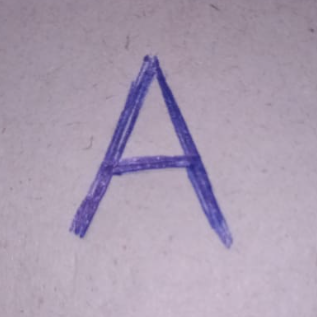
#> input picture Images/A.png, 317 x 317 px, found by its file name
$ jupyter execute --allow-errors 'Image to pixel1.ipynb'   (older library calls are emulated)
#> lines starting #> are read from the running program, lines starting #| are printed output that depends on the picture
## Creating png into pixels

[cell 1]
from PIL import Image
import numpy as np

# Function to convert a PNG image to a pixel array
def png_image_to_pixel_array(image_path, size=(28, 28)):
    # Open the image file
#> called with image_path = 'A.png', size = (28, 28)
    with Image.open(image_path) as image:
        # Convert the image to grayscale ('L' stands for luminance)
#> image is the input picture: PIL image 317x317 RGBA; mean R, G, B, A 170, 156.7, 176.3, 255
        image = image.convert('L')
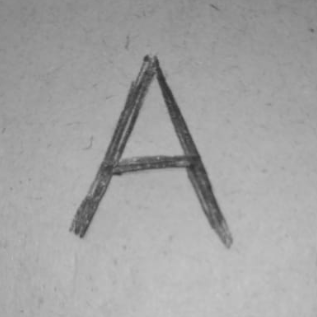
#> image: PIL image 317x317 L; min 49, max 199, mean 162.9
        # Resize the image to the specified size
        image = image.resize(size, Image.ANTIALIAS)
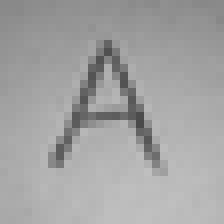
#> image: PIL image 28x28 L (shown 8 times larger); min 74, max 191, mean 162.9
        # Convert the image to a numpy array
        pixel_array = np.array(image)
        # Normalize the pixel array to the range [0, 1] if necessary
        pixel_array = pixel_array / 255.0
#> pass 2 of the loop `for i,j in enumerate(capitals_paths):`:
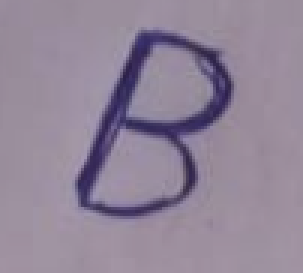
#> input picture Images/B.png, 101 x 91 px, found by its file name (shown 3 times larger)
#> in png_image_to_pixel_array, image is the input picture: PIL image 101x91 RGBA; mean R, G, B, A 146, 133.5, 152.5, 255
#> in png_image_to_pixel_array (call 2), `image = image.convert('L')`:
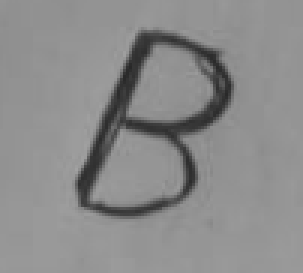
#> image: PIL image 101x91 L (shown 3 times larger); min 40, max 162, mean 139.3
#> in png_image_to_pixel_array (call 2), `image = image.resize(size, Image.ANTIALIAS)`:
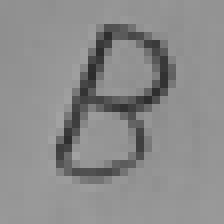
#> image: PIL image 28x28 L (shown 8 times larger); min 44, max 162, mean 139.4
#> pass 3 of the loop `for i,j in enumerate(capitals_paths):`:
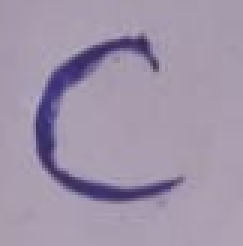
#> input picture Images/C.png, 81 x 82 px, found by its file name (shown 3 times larger)
#> in png_image_to_pixel_array, image is the input picture: PIL image 81x82 RGBA; mean R, G, B, A 160.2, 148.3, 169.5, 255
#> in png_image_to_pixel_array (call 3), `image = image.convert('L')`:
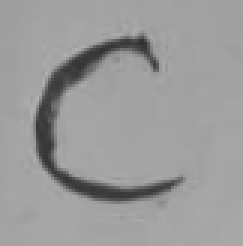
#> image: PIL image 81x82 L (shown 3 times larger); min 48, max 177, mean 154.3
#> in png_image_to_pixel_array (call 3), `image = image.resize(size, Image.ANTIALIAS)`:
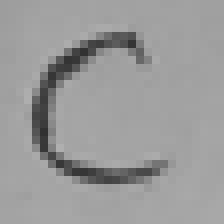
#> image: PIL image 28x28 L (shown 8 times larger); min 49, max 175, mean 154.3
    return pixel_array

capitals_paths = ['A.png','B.png','C.png','D.png','E.png','F.png','G.png','H.png','I.png','J.png','K.png','L.png','M.png','N.png','O.png','P.png','Q.png','R.png','S.png','T.png','U.png','V.png','W.png','X.png','Y.png','Z.png']
len(capitals_paths)
pixels = []
flattened_pixels = []
#> (the rest of this cell did not finish here and is left out)

[cell 2]
len(flattened_pixels)
#> Out = 6

[cell 3]
flattened_pixels

[cell 4]
import matplotlib.pyplot as plt
def display_image(pixel_array):
    plt.imshow(pixel_array, cmap='gray', interpolation='nearest')
    plt.axis('off')  # Hide the axis ticks and labels
    plt.show()

# Example usage:
# Assuming you have a pixel array called 'pixels' from previous steps
display_image(pixels[2])

[cell 5]
import pandas as pd
import numpy as np

# Assuming flattened_pixels is your 2D numpy array
# First, make sure it's a flat array with 784 elements
flattened_array = []
for i,j in enumerate(flattened_pixels):
    flattened_array.append(flattened_pixels[i].flatten())
#> this loop made 6 passes
#> after the loop, flattened_array = 6 items

[cell 6]
len(flattened_array)
#> Out = 6

[cell 7]
df3 = pd.DataFrame(flattened_array, columns=[f'{i+1}' for i in range(flattened_array[0].size)])
#> df3 = table of 6 rows and 784 columns

# Display the DataFrame
print(df3)
#> (printed output is left out)

[cell 8]
df3
#> Out = table of 6 rows and 784 columns

[cell 9]
flattened_array[0]
#> Out = 784 values, max 0.749 at index 606, min 0.29 at index 437, mean 0.639

[cell 10]
alpha_num_to_char = {
    0: '0', 1: '1', 2: '2', 3: '3', 4: '4', 5: '5', 6: '6', 7: '7', 8: '8', 9: '9',
    10: 'a', 11: 'b', 12: 'c', 13: 'd', 14: 'e', 15: 'f', 16: 'g', 17: 'h', 18: 'i', 19: 'j',
    20: 'k', 21: 'l', 22: 'm', 23: 'n', 24: 'o', 25: 'p', 26: 'q', 27: 'r', 28: 's', 29: 't',
    30: 'u', 31: 'v', 32: 'w', 33: 'x', 34: 'y', 35: 'z',
    36: 'A', 37: 'B', 38: 'C', 39: 'D', 40: 'E', 41: 'F', 42: 'G', 43: 'H', 44: 'I', 45: 'J',
    46: 'K', 47: 'L', 48: 'M', 49: 'N', 50: 'O', 51: 'P', 52: 'Q', 53: 'R', 54: 'S', 55: 'T',
    56: 'U', 57: 'V', 58: 'W', 59: 'X', 60: 'Y', 61: 'Z'
}

[cell 11]
l = list(range(36,62))

[cell 12]
l

[cell 13]
labels = l
#> (the rest of this cell did not finish here and is left out)

[cell 14]
df3
#> Out = table of 6 rows and 784 columns
